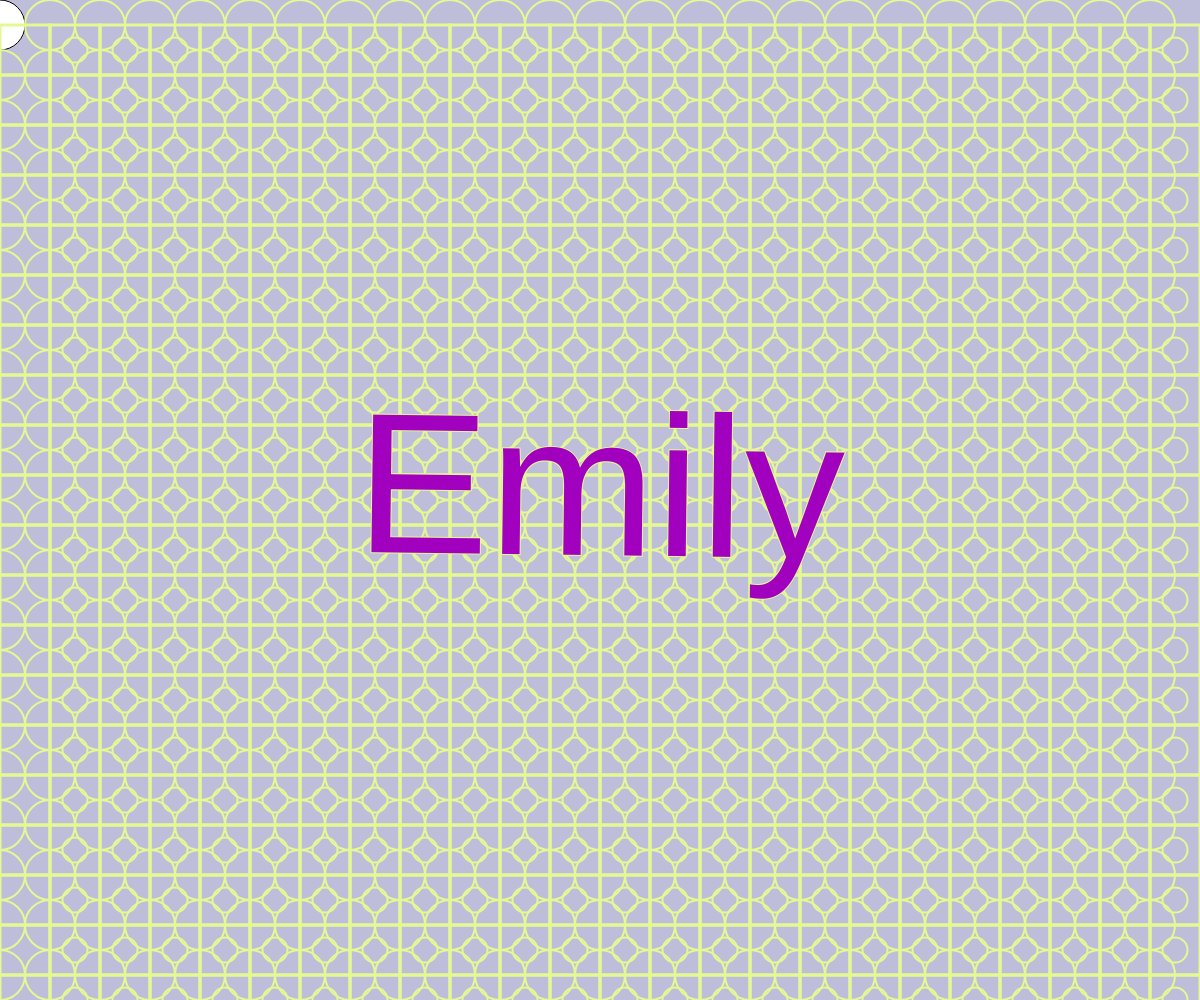
Frame 1 (no input)
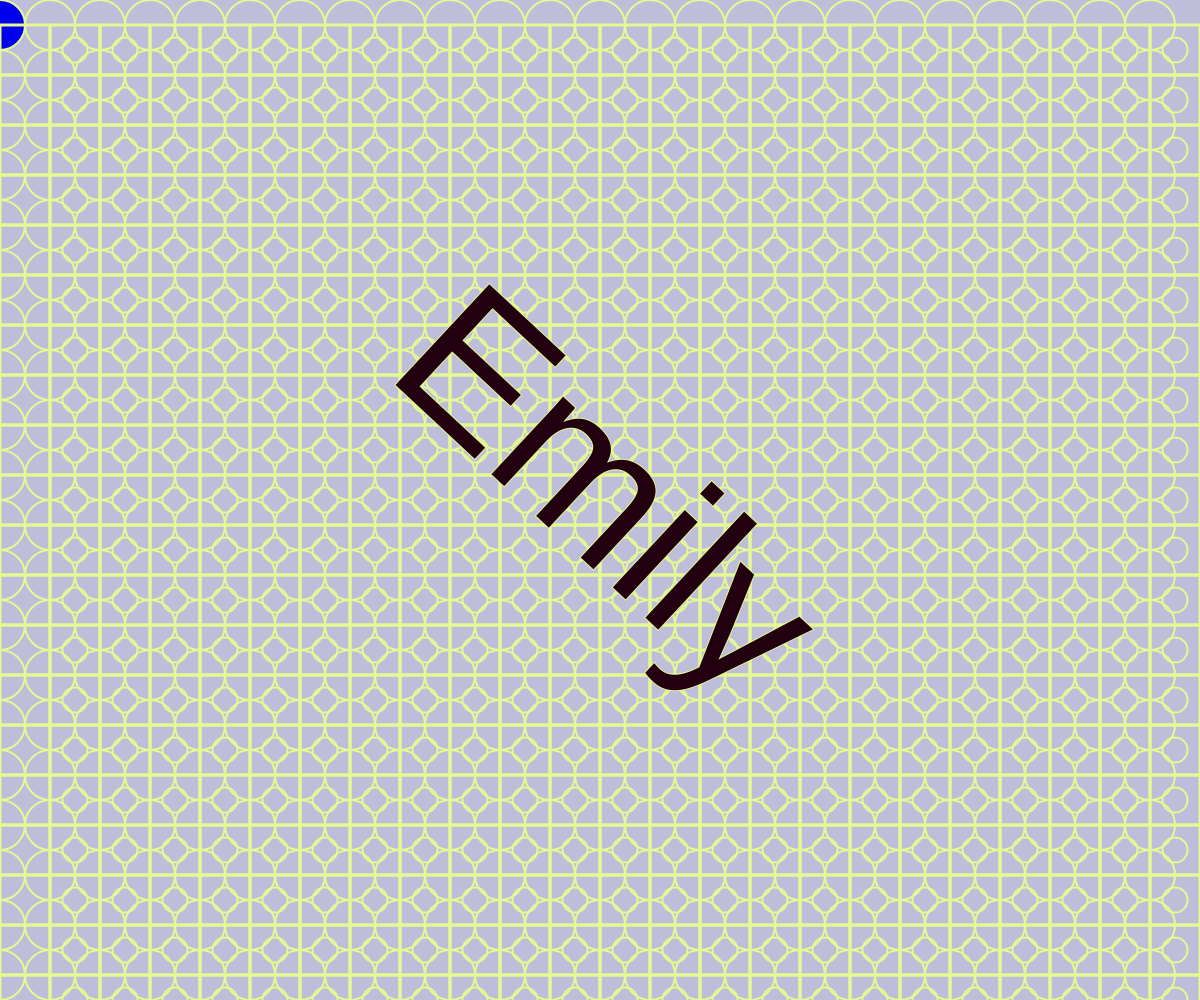
Frame 60 (no input)
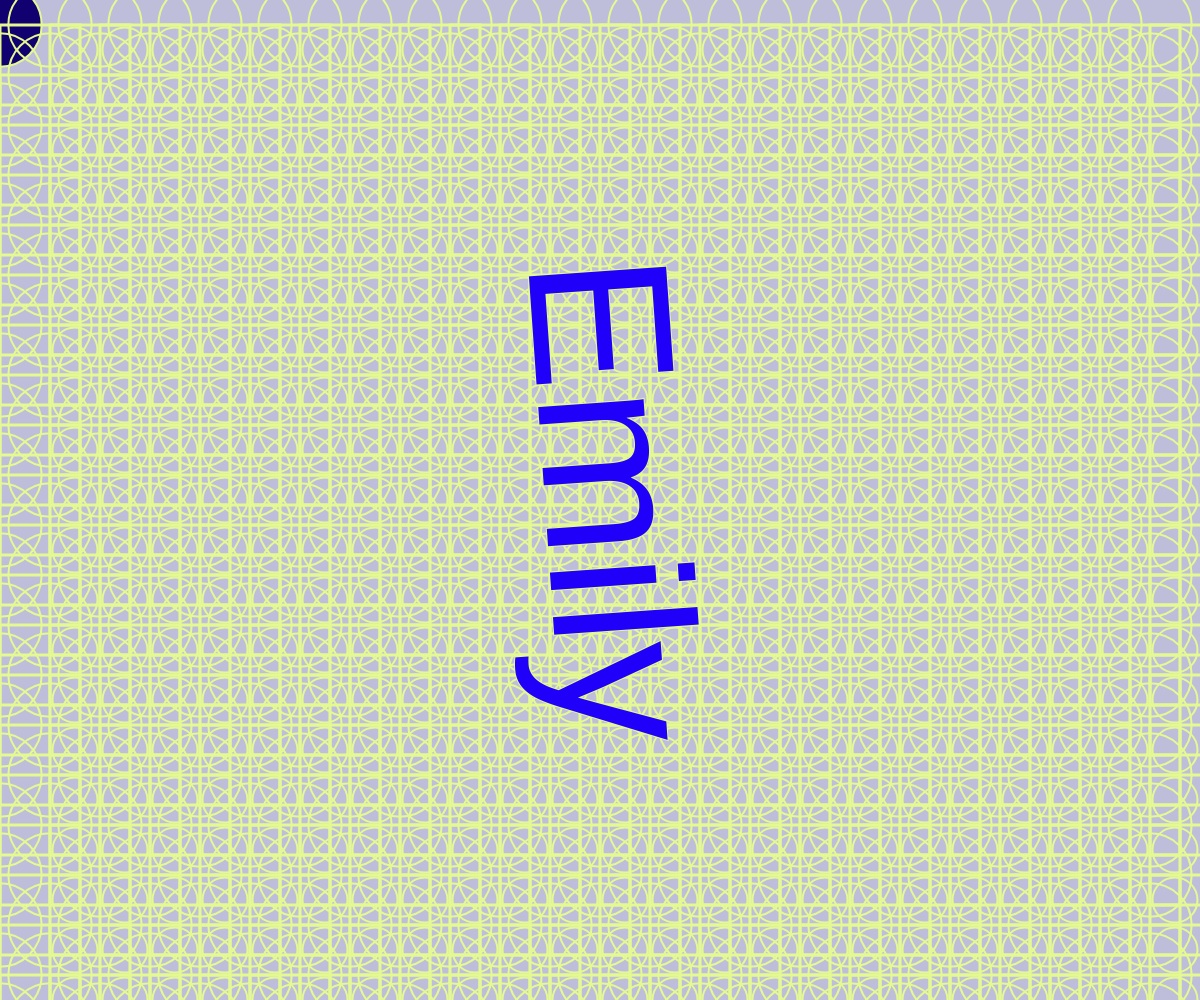
Frame 120 (the mouse pressed at the canvas centre since frame 60)

The p5.js sketch that drew these frames (run headless with seeded random() and noise() and a simulated clock; from frame 60 on, the mouse is pressed at the canvas centre):

// p5.js sketch
// ── sketch.js

function setup() {
  createCanvas(windowWidth, windowHeight);
  textSize(200);//文字尺寸
  textAlign(CENTER, CENTER);//文字固定在中心
}

  
function draw() {
 
  background("#BEBEDA");



  var rect_width = 50
  var bc_w = 50
  var sc_w =25
    for(let j = 0;j<25;j=j+1){
    for(let x=0;x<width;x=x+rect_width){
      ellipse(x,25+50*j,bc_w+mouseY/15)
      stroke("#E5F993")
      noFill()
      strokeWeight(3)
      rect(x,25+50*j,rect_width+mouseX/20)
      fill("#BF211E")
      noFill()
      strokeWeight(2)
      ellipse(25+x+rect_width,50+50*j,sc_w+mouseY/25)
     }
    
    }
  
  
   

    
    translate(width / 2, height / 2);
    fill(random(225), random(0), random(255));//隨著時間改變顏色
    rotate(frameCount / 80);//隨著時間旋轉
    text("Emily", 0, 0);//文字
    pop();
  }
